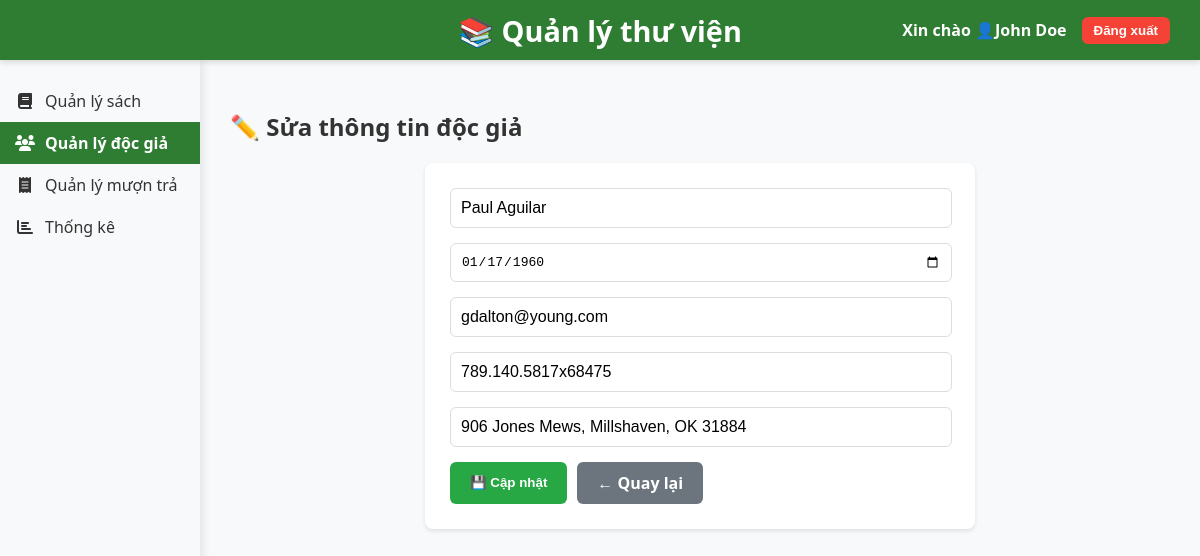
Screenshot of /edit_reader/1 with the database file from the repository.
### tables this page shows
CREATE TABLE readers (
        id INTEGER PRIMARY KEY AUTOINCREMENT,
        name TEXT NOT NULL,
        dob TEXT NOT NULL,
        email TEXT NOT NULL,
        phone TEXT NOT NULL,
        address TEXT,
        register_date TEXT NOT NULL
    );

### app.py (the view)
@app.route('/edit_reader/<int:id>')
def edit_reader(id):
    conn = sqlite3.connect(DB_PATH)
    cursor = conn.cursor()
    cursor.execute('SELECT * FROM readers WHERE id = ?', (id,))
    reader = cursor.fetchone()
    conn.close()
    return render_template('edit_reader.html', reader=reader)

### templates/edit_reader.html (shortened to what this page needs)
<!DOCTYPE html>
<html lang="vi">
<head>
    <link rel="stylesheet" href="https://cdnjs.cloudflare.com/ajax/libs/font-awesome/6.4.0/css/all.min.css" />
</head>
<body>
    <header>
        <div class="library-name">📚 Quản lý thư viện</div>
        <div class="user-info">
            <span>Xin chào 👤John Doe</span>
            <button onclick="confirmLogout()">Đăng xuất</button>
        </div>
    </header>
    <div class="content-wrapper">
        <nav class="sidebar">
            <a href="/" class="sidebar-item">
                <i class="fas fa-book"></i> <span>Quản lý sách</span>
            </a>
            <a href="/readers" class="sidebar-item active">
                <i class="fas fa-users"></i> <span>Quản lý độc giả</span>
            </a>
            <a href="/borrows" class="sidebar-item">
                <i class="fas fa-receipt"></i> <span>Quản lý mượn trả</span>
            </a>
            <a href="/stats" class="sidebar-item">
                <i class="fas fa-chart-bar"></i> <span>Thống kê</span>
            </a>
        </nav>
        <main class="main-content">
            <h2>✏️ Sửa thông tin độc giả</h2>
            <form method="POST" action="/update_reader/{{ reader[0] }}">
                <input name="name" type="text" placeholder="Tên độc giả" value="{{ reader[1] }}" required>
                <input name="dob" type="date" value="{{ reader[2] }}" required>
                <input name="email" type="email" placeholder="Email" value="{{ reader[3] }}" required>
                <input name="phone" type="tel" placeholder="Số điện thoại" value="{{ reader[4] }}" required>
                <input name="address" type="text" placeholder="Địa chỉ" value="{{ reader[5] }}">
                <div style="display: flex; gap: 10px; justify-content: flex-start;">
                    <button type="submit">💾 Cập nhật</button>
                    <a href="/readers" class="button">← Quay lại</a>
                </div>
            </form>
        </main>
    </div>
</body>
</html>

### templates/edit_reader.html (style rules this page uses)
body { margin: 0; font-family: "Segoe UI", Tahoma, Geneva, Verdana, sans-serif; background-color: #f8f9fa; color: #333; display: flex; height: 100vh; overflow: hidden; flex-direction: column; }
header { position: fixed; top: 0; left: 0; right: 0; height: 60px; background-color: #2e7d32; color: white; display: flex; align-items: center; justify-content: flex-start; padding: 0 30px; box-shadow: 0 2px 6px rgba(0, 0, 0, 0.15); z-index: 2000; }
header .library-name { position: absolute; left: 50%; transform: translateX(-50%); font-size: 1.8rem; font-weight: 700; user-select: none; }
header .user-info { display: flex; align-items: center; gap: 15px; font-weight: 600; margin-left: auto; }
header .user-info span { user-select: none; }
header .user-info button { background-color: #f44336; border: none; color: white; padding: 6px 12px; border-radius: 6px; cursor: pointer; font-weight: 600; transition: background-color 0.3s; }
.content-wrapper { display: flex; flex: 1; margin-top: 60px; overflow: hidden; height: calc(100vh - 60px); }
nav.sidebar { width: 200px; background-color: #f8f9fa; padding-top: 20px; box-shadow: 2px 0 10px rgba(0, 0, 0, 0.1); height: 100%; display: flex; flex-direction: column; z-index: 1000; }
.sidebar-item { display: flex; align-items: center; padding: 10px 15px; color: #333; text-decoration: none; transition: background-color 0.2s ease; cursor: pointer; user-select: none; }
.sidebar-item i { margin-right: 10px; width: 20px; text-align: center; }
.sidebar-item span { font-size: 16px; }
.sidebar-item.active { background-color: #2e7d32; color: white; font-weight: bold; }
.main-content { flex-grow: 1; padding: 30px; overflow-y: auto; }
.main-content form { background-color: #ffffff; padding: 25px; border-radius: 8px; box-shadow: 0 2px 4px rgba(0, 0, 0, 0.1); display: flex; flex-direction: column; gap: 15px; max-width: 500px; margin: 0 auto; }
.main-content form input[type="text"], .main-content form input[type="date"], .main-content form input[type="email"], .main-content form input[type="tel"], .main-content form input[name="address"] { width: calc(100% - 20px); padding: 10px; border: 1px solid #ddd; border-radius: 6px; font-size: 1em; }
.main-content form button, .main-content form a.button { padding: 10px 20px; border: none; border-radius: 6px; font-weight: bold; cursor: pointer; transition: background-color 0.3s ease; text-decoration: none; display: inline-block; text-align: center; }
.main-content form button[type="submit"] { background-color: #28a745; color: white; }
.main-content form a.button { background-color: #6c757d; color: white; }

### rows the page displays
readers: name "Paul Aguilar", dob "01/17/1960", email "gdalton@young.com", phone "789.140.5817x68475", address "906 Jones Mews, Millshaven, OK 31884"
